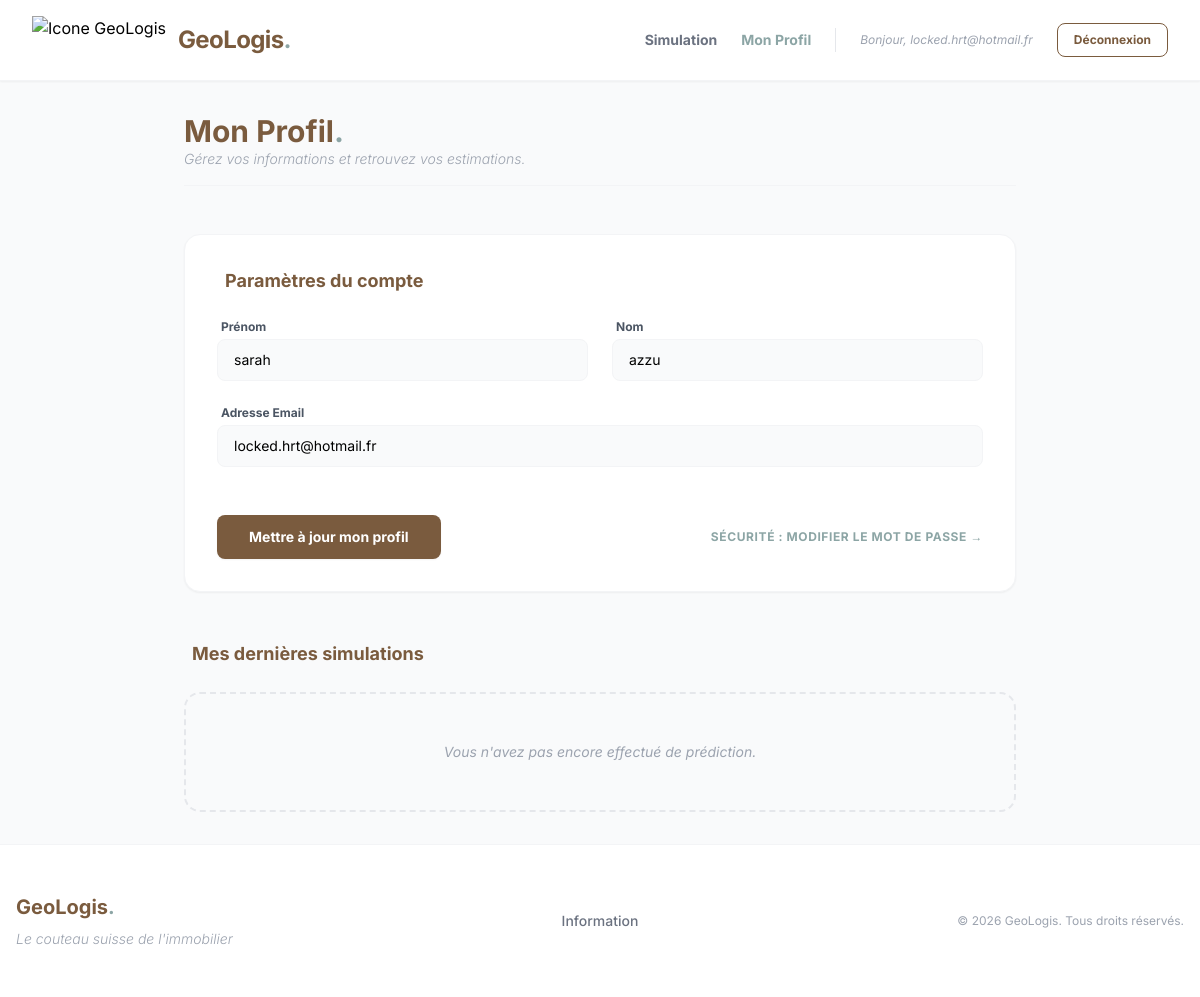
The app's page /profil/ (signed in), older data.
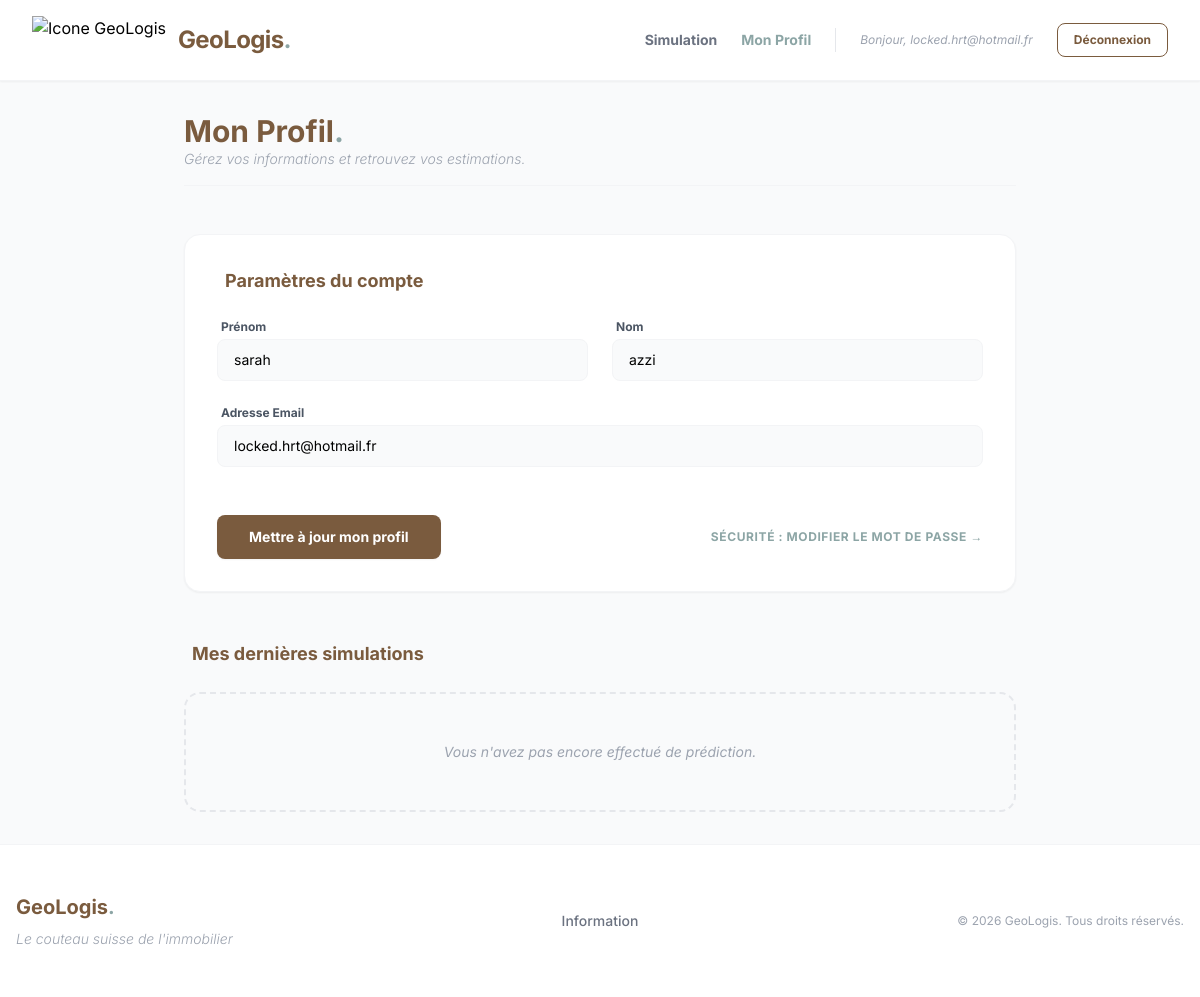
The same page, newer data.
### users/models.py (models this page shows)
class User(AbstractUser):
    username = None
    email = models.EmailField(unique=True)
    USERNAME_FIELD = "email"
    REQUIRED_FIELDS = []
    objects = UserManager()

### users/views.py (the view, shortened to what this page needs)
@login_required
def profile_view(request):
    user = request.user
    history = Prediction.objects.filter(user=user).order_by('-id')
    context = {
        'user': user,
        'history': history,
    }
    return render(request, "profil.html", context)

### users/templates/profil.html (shortened to what this page needs)
{% extends "base.html" %}
{% block content %}
<div class="max-w-4xl mx-auto p-8 space-y-12">
    <div class="border-b border-gray-100 pb-4">
        <h1 class="text-3xl font-bold text-brown">Mon Profil<span class="text-sage">.</span></h1>
        <p class="text-gray-400 text-sm italic font-light">Gérez vos informations et retrouvez vos estimations.</p>
    </div>
    <div class="bg-white shadow-sm rounded-2xl p-8 border border-gray-100">
        <h2 class="text-lg font-bold text-brown mb-6 flex items-center">
             Paramètres du compte
        </h2>
        <form method="POST" action="" class="space-y-6">
            <div class="grid grid-cols-1 md:grid-cols-2 gap-6">
                <div class="space-y-1">
                    <label class="block text-xs font-bold text-gray-600 ml-1">Prénom</label>
                    <input type="text" name="first_name" value="{{ user.first_name }}"
                           class="w-full px-4 py-2.5 bg-gray-50 border border-gray-100 rounded-lg focus:ring-2 focus:ring-sage focus:bg-white outline-none transition text-sm">
                </div>
                <div class="space-y-1">
                    <label class="block text-xs font-bold text-gray-600 ml-1">Nom</label>
                    <input type="text" name="last_name" value="{{ user.last_name }}"
                           class="w-full px-4 py-2.5 bg-gray-50 border border-gray-100 rounded-lg focus:ring-2 focus:ring-sage focus:bg-white outline-none transition text-sm">
                </div>
            </div>
            <div class="space-y-1">
                <label class="block text-xs font-bold text-gray-600 ml-1">Adresse Email</label>
                <input type="email" name="email" value="{{ user.email }}"
                       class="w-full px-4 py-2.5 bg-gray-50 border border-gray-100 rounded-lg focus:ring-2 focus:ring-sage focus:bg-white outline-none transition text-sm">
            </div>
            <div class="flex flex-col md:flex-row items-center justify-between pt-6 gap-4">
                <button type="submit"
                        class="px-8 py-3 bg-brown hover:bg-opacity-90 text-white rounded-lg font-bold text-sm transition shadow-sm w-full md:w-auto">
                    Mettre à jour mon profil
                </button>
                <a href="{% url 'password_change' %}" class="text-xs font-bold text-sage hover:text-brown transition uppercase tracking-wider">
                    Sécurité : Modifier le mot de passe →
                </a>
            </div>
        </form>
    </div>
    <div>
        <h2 class="text-lg font-bold text-brown mb-6 flex items-center">
             Mes dernières simulations
        </h2>
        <div class="grid grid-cols-1 md:grid-cols-2 gap-6">
            {% for pred in history %}
            <div class="bg-white border border-gray-100 rounded-2xl p-5 shadow-sm hover:shadow-md transition group">
                <div class="flex justify-between items-start mb-4">
                    <span class="text-[10px] uppercase tracking-widest text-gray-400 font-semibold">
                        {{ pred.created_at|date:"d M Y" }} à {{ pred.created_at|date:"H:i" }}
                    </span>
                    <span class="bg-sage bg-opacity-10 text-sage text-xs px-3 py-1 rounded-full font-bold">
                        {{ pred.result }} €
                    </span>
                </div>
                <div class="space-y-1">
                    <p class="text-gray-800 font-semibold text-sm">
                        <span class="text-brown">Population :</span> {{ pred.population }} hab.
                    </p>
                    <p class="text-xs text-gray-500 italic">
                        Taxe foncière : {{ pred.property_tax }} €
                    </p>
                </div>
                <div class="mt-4 pt-4 border-t border-gray-50 opacity-0 group-hover:opacity-100 transition">
                    <span class="text-[10px] text-sage font-bold uppercase">Voir les détails</span>
                </div>
            </div>
            {% empty %}
            <div class="col-span-full py-12 text-center bg-gray-50 rounded-2xl border-2 border-dashed border-gray-200">
                <p class="text-gray-400 italic text-sm">Vous n'avez pas encore effectué de prédiction.</p>
            </div>
            {% endfor %}
        </div>
    </div>
</div>
{% endblock %}

### templates/base.html (shortened to what this page needs)
{% load static %}
<!DOCTYPE html>
<html lang="fr">
<head>
    <script src="https://cdn.tailwindcss.com"></script>
</head>
<body class="bg-gray-50 flex flex-col min-h-screen text-black">
    <nav class="bg-white border-b border-gray-100 shadow-sm sticky top-0 z-50">
        <div class="max-w-7xl mx-auto px-4 sm:px-6 lg:px-8">
            <div class="flex justify-between h-20">
                <div class="flex items-center gap-3">
                    <img src="{% static 'image/Logo_GeoLogis.png' %}"
                         alt="Icone GeoLogis"
                         class="h-12 w-auto">
                    <a href="{% url 'home' %}" class="text-2xl font-bold text-[#7A5B3E] tracking-tight hover:opacity-80 transition-opacity">
                        GeoLogis<span class="text-[#8CA5A5]">.</span>
                    </a>
                </div>
                <div class="hidden md:flex items-center space-x-6">
                    <a href="{% url 'prediction' %}" class="text-sm font-bold text-gray-500 hover:text-brown transition">Simulation</a>
                    {% if user.is_authenticated %}
                        <a href="{% url 'profil' %}" class="text-sm font-bold text-sage hover:text-brown transition">
                            Mon Profil
                        </a>
                        <span class="text-xs text-gray-400 italic">Bonjour, {{ user.username|default:user.email }}</span>
                        <form action="{% url 'logout' %}" method="POST" class="inline ml-2">
                            <button type="submit" class="px-4 py-2 rounded-lg border border-brown text-brown text-xs font-bold hover:bg-brown hover:text-white transition duration-200">
                                Déconnexion
                            </button>
                        </form>
                    {% else %}
                        <a href="{% url 'login' %}" class="text-sm font-bold text-gray-500 hover:text-brown transition">Connexion</a>
                        <a href="{% url 'register' %}" class="px-5 py-2.5 rounded-lg bg-brown text-white text-sm font-bold hover:bg-opacity-90 transition">S'inscrire</a>
                    {% endif %}
                </div>
            </div>
        </div>
    </nav>
    <main class="flex-grow">
        {% block content %}{% endblock %}
    </main>
    <footer class="bg-white border-t border-gray-100 mt-auto">
        <div class="max-w-7xl mx-auto py-12 px-4">
            <div class="grid grid-cols-1 md:grid-cols-3 gap-8 items-center">
                <div class="text-center md:text-left">
                    <h2 class="text-xl font-bold text-brown">GeoLogis<span class="text-sage">.</span></h2>
                    <p class="text-gray-400 text-sm mt-2 font-light italic">Le couteau suisse de l'immobilier</p>
                </div>
                <div class="flex justify-center space-x-6 text-sm font-medium text-gray-500">
                    <a href="{% url 'info_key' %}" class="hover:text-sage transition">Information</a>
                </div>
                <div class="text-center md:text-right text-gray-400 text-xs">
                    <p>&copy; 2026 GeoLogis. Tous droits réservés.</p>
                </div>
            </div>
        </div>
    </footer>
</body>
</html>

### templates/base.html (style rules this page uses)
body { font-family: 'Inter', sans-serif; }

Row changes from the older to the newer data that the page shows:
changed User "locked.hrt@hotmail.fr": last_name "azzu" → "azzi"
